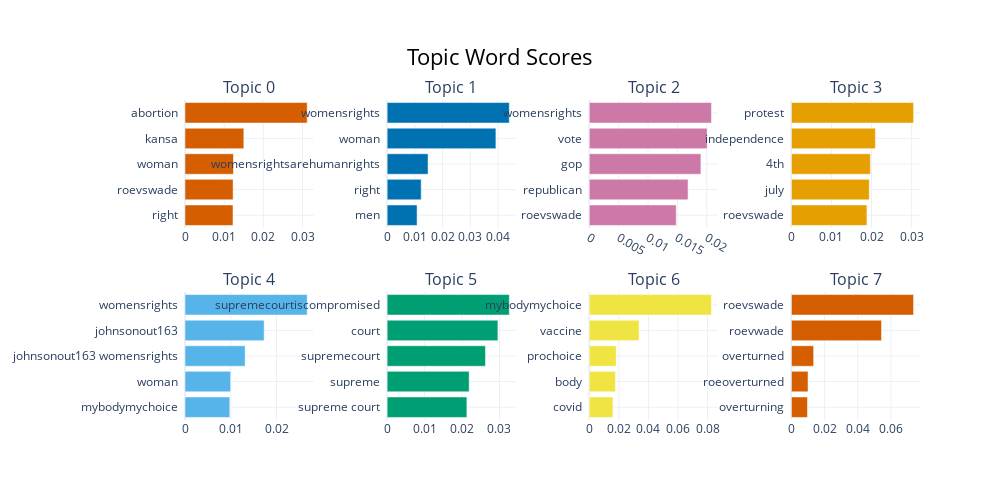

Source (notebook cell):
### Code cell
topic_model.visualize_barchart()

### Figure 1 — Plotly figure (JSON) as saved in the notebook; plotly's stock layout.template omitted (floating-point values rounded to 4 significant figures)
{"data": [{"marker": {"color": "#D55E00"}, "orientation": "h", "type": "bar", "x": [0.01225, 0.01228, 0.01238, 0.01502, 0.0312], "xaxis": "x", "y": ["right  ", "roevswade  ", "woman  ", "kansa  ", "abortion  "], "yaxis": "y"}, {"marker": {"color": "#0072B2"}, "orientation": "h", "type": "bar", "x": [0.01081, 0.01229, 0.01477, 0.03924, 0.04408], "xaxis": "x2", "y": ["men  ", "right  ", "womensrightsarehumanrights  ", "woman  ", "womensrights  "], "yaxis": "y2"}, {"marker": {"color": "#CC79A7"}, "orientation": "h", "type": "bar", "x": [0.0148, 0.01682, 0.019, 0.02006, 0.0208], "xaxis": "x3", "y": ["roevswade  ", "republican  ", "gop  ", "vote  ", "womensrights  "], "yaxis": "y3"}, {"marker": {"color": "#E69F00"}, "orientation": "h", "type": "bar", "x": [0.01885, 0.01943, 0.01971, 0.02096, 0.03048], "xaxis": "x4", "y": ["roevswade  ", "july  ", "4th  ", "independence  ", "protest  "], "yaxis": "y4"}, {"marker": {"color": "#56B4E9"}, "orientation": "h", "type": "bar", "x": [0.009787, 0.009977, 0.01314, 0.0173, 0.0267], "xaxis": "x5", "y": ["mybodymychoice  ", "woman  ", "johnsonout163 womensrights  ", "johnsonout163  ", "womensrights  "], "yaxis": "y5"}, {"marker": {"color": "#009E73"}, "orientation": "h", "type": "bar", "x": [0.0213, 0.0219, 0.02626, 0.02958, 0.03263], "xaxis": "x6", "y": ["supreme court  ", "supreme  ", "supremecourt  ", "court  ", "supremecourtiscompromised  "], "yaxis": "y6"}, {"marker": {"color": "#F0E442"}, "orientation": "h", "type": "bar", "x": [0.016, 0.0177, 0.01825, 0.03368, 0.08262], "xaxis": "x7", "y": ["covid  ", "body  ", "prochoice  ", "vaccine  ", "mybodymychoice  "], "yaxis": "y7"}, {"marker": {"color": "#D55E00"}, "orientation": "h", "type": "bar", "x": [0.009682, 0.01004, 0.01341, 0.0543, 0.0736], "xaxis": "x8", "y": ["overturning  ", "roeoverturned  ", "overturned  ", "roevwade  ", "roevswade  "], "yaxis": "y8"}], "layout": {"annotations": [{"font": {"size": 16}, "showarrow": false, "text": "Topic 0", "x": 0.0875, "xanchor": "center", "xref": "paper", "y": 1, "yanchor": "bottom", "yref": "paper"}, {"font": {"size": 16}, "showarrow": false, "text": "Topic 1", "x": 0.3625, "xanchor": "center", "xref": "paper", "y": 1, "yanchor": "bottom", "yref": "paper"}, {"font": {"size": 16}, "showarrow": false, "text": "Topic 2", "x": 0.6375, "xanchor": "center", "xref": "paper", "y": 1, "yanchor": "bottom", "yref": "paper"}, {"font": {"size": 16}, "showarrow": false, "text": "Topic 3", "x": 0.9125, "xanchor": "center", "xref": "paper", "y": 1, "yanchor": "bottom", "yref": "paper"}, {"font": {"size": 16}, "showarrow": false, "text": "Topic 4", "x": 0.0875, "xanchor": "center", "xref": "paper", "y": 0.4, "yanchor": "bottom", "yref": "paper"}, {"font": {"size": 16}, "showarrow": false, "text": "Topic 5", "x": 0.3625, "xanchor": "center", "xref": "paper", "y": 0.4, "yanchor": "bottom", "yref": "paper"}, {"font": {"size": 16}, "showarrow": false, "text": "Topic 6", "x": 0.6375, "xanchor": "center", "xref": "paper", "y": 0.4, "yanchor": "bottom", "yref": "paper"}, {"font": {"size": 16}, "showarrow": false, "text": "Topic 7", "x": 0.9125, "xanchor": "center", "xref": "paper", "y": 0.4, "yanchor": "bottom", "yref": "paper"}], "height": 500, "hoverlabel": {"bgcolor": "white", "font": {"family": "Rockwell", "size": 16}}, "showlegend": false, "title": {"font": {"color": "Black", "size": 22}, "text": "Topic Word Scores", "x": 0.5, "xanchor": "center", "yanchor": "top"}, "width": 1000, "xaxis": {"anchor": "y", "domain": [0, 0.175], "showgrid": true}, "xaxis2": {"anchor": "y2", "domain": [0.275, 0.45], "showgrid": true}, "xaxis3": {"anchor": "y3", "domain": [0.55, 0.725], "showgrid": true}, "xaxis4": {"anchor": "y4", "domain": [0.825, 1], "showgrid": true}, "xaxis5": {"anchor": "y5", "domain": [0, 0.175], "showgrid": true}, "xaxis6": {"anchor": "y6", "domain": [0.275, 0.45], "showgrid": true}, "xaxis7": {"anchor": "y7", "domain": [0.55, 0.725], "showgrid": true}, "xaxis8": {"anchor": "y8", "domain": [0.825, 1], "showgrid": true}, "yaxis": {"anchor": "x", "domain": [0.6, 1], "showgrid": true}, "yaxis2": {"anchor": "x2", "domain": [0.6, 1], "showgrid": true}, "yaxis3": {"anchor": "x3", "domain": [0.6, 1], "showgrid": true}, "yaxis4": {"anchor": "x4", "domain": [0.6, 1], "showgrid": true}, "yaxis5": {"anchor": "x5", "domain": [0, 0.4], "showgrid": true}, "yaxis6": {"anchor": "x6", "domain": [0, 0.4], "showgrid": true}, "yaxis7": {"anchor": "x7", "domain": [0, 0.4], "showgrid": true}, "yaxis8": {"anchor": "x8", "domain": [0, 0.4], "showgrid": true}}}
